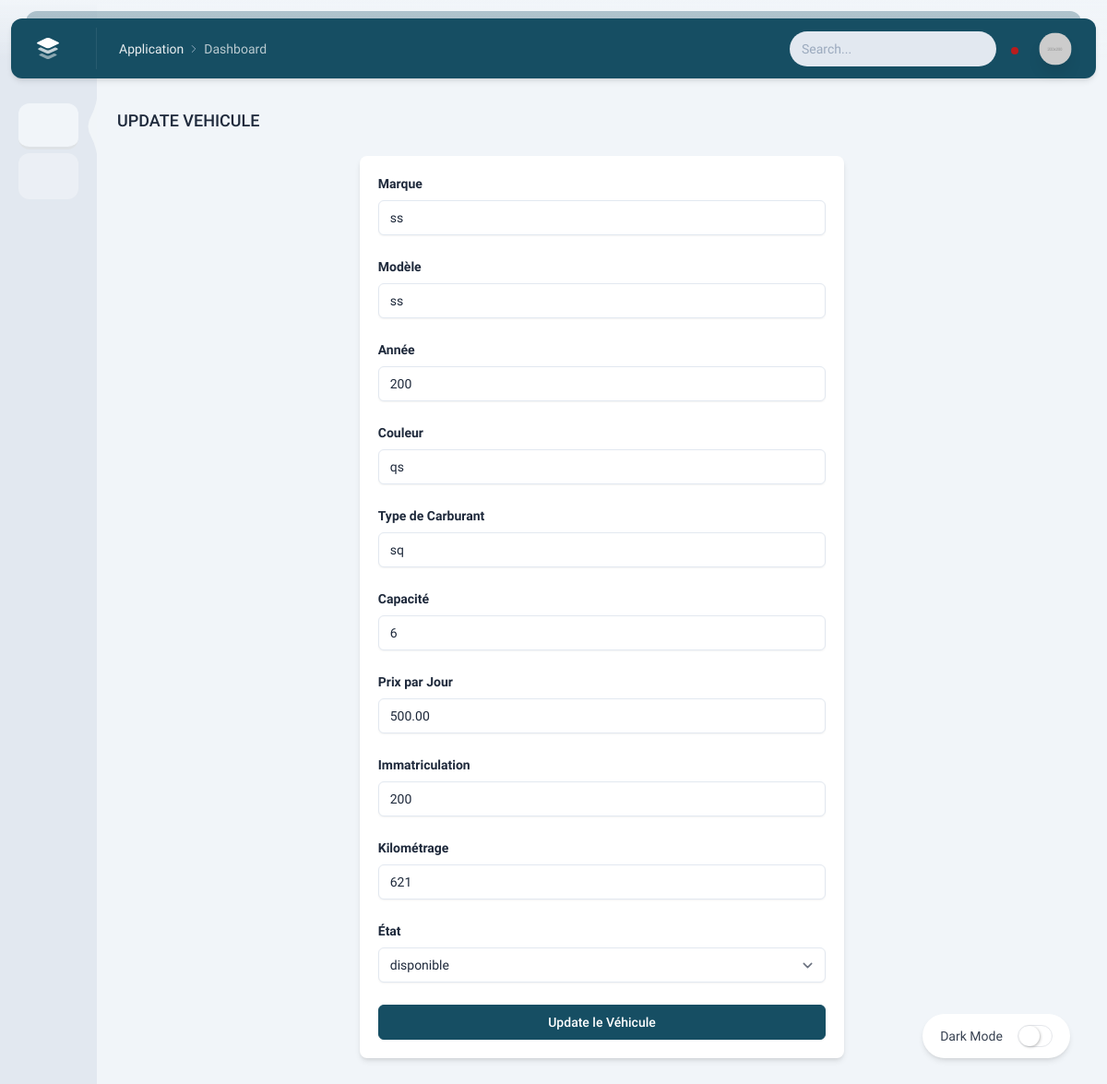
The app's page /update_vehicule/7/ (signed in) with its own data.
### store/models.py (models this page shows, shortened)
class Vehicule(models.Model):
    marque = models.CharField(max_length=100)
    modele = models.CharField(max_length=100)
    annee = models.IntegerField()
    couleur = models.CharField(max_length=50)
    type_carburant = models.CharField(max_length=50)
    capacite = models.IntegerField()
    prix_par_jour = models.DecimalField(max_digits=10, decimal_places=2)
    disponible = models.BooleanField(default=True)
    date_ajout = models.DateTimeField(auto_now_add=True)
    immatriculation = models.CharField(max_length=50, unique=True)
    kilometrage = models.IntegerField()
    etat = models.CharField(max_length=50, choices=[('disponible', 'Disponible'), ('reservé', 'Réservé'), ('maintenance', 'Maintenance')])

### store/views.py (the view, shortened to what this page needs)
# urls.py: path('update_vehicule/<int:id>/', views.update_vehicule, name='update_vehicule'),
@login_required
def update_vehicule(request, id):
    vehicule = get_object_or_404(Vehicule, id=id)
    etat_list = ['disponible', 'réservé', 'maintenance']
    return render(request, 'update_vehicule.html', {'vehicule': vehicule, 'etat_list': etat_list})

### store/templates/update_vehicule.html (shortened to what this page needs)
{% extends 'base.html' %}
{% load static %}
{% block content %}
<div class="intro-y flex items-center mt-8">
    <h2 class="text-lg font-medium mr-auto">
        UPDATE VEHICULE
    </h2>
</div>
<div class="bg-white p-5 rounded-lg shadow-md mt-6 w-full sm:w-3/4 lg:w-1/2 mx-auto">
    <form method="POST" enctype="multipart/form-data">
        <div class="mb-5 w-full">
            <label for="marque" class="form-label"><strong>Marque</strong></label>
            <input id="marque" name="marque" type="text" value="{{ vehicule.marque }}" class="form-control w-full" placeholder="Marque" required>
        </div>
        <div class="mt-6 w-full">
            <label for="modele" class="form-label"><strong>Modèle</strong></label>
            <input id="modele" name="modele" type="text" value="{{ vehicule.modele }}" class="form-control w-full" placeholder="Modèle" required>
        </div>
        <div class="mt-6 w-full">
            <label for="annee" class="form-label"><strong>Année</strong></label>
            <input id="annee" name="annee" type="text" value="{{ vehicule.annee }}" class="form-control w-full" placeholder="Année" required>
        </div>
        <div class="mt-6 w-full">
            <label for="couleur" class="form-label"><strong>Couleur</strong></label>
            <input id="couleur" name="couleur" type="text" value="{{ vehicule.couleur }}" class="form-control w-full" placeholder="Couleur" required>
        </div>
        <div class="mt-6 w-full">
            <label for="type_carburant" class="form-label"><strong>Type de Carburant</strong></label>
            <input id="type_carburant" name="type_carburant" type="text" value="{{ vehicule.type_carburant }}" class="form-control w-full" placeholder="Type de Carburant" required>
        </div>
        <div class="mt-6 w-full">
            <label for="capacite" class="form-label"><strong>Capacité</strong></label>
            <input id="capacite" name="capacite" type="text" value="{{ vehicule.capacite }}" class="form-control w-full" placeholder="Capacité" required>
        </div>
        <div class="mt-6 w-full">
            <label for="prix_par_jour" class="form-label"><strong>Prix par Jour</strong></label>
            <input id="prix_par_jour" name="prix_par_jour" type="text" value="{{ vehicule.prix_par_jour }}" class="form-control w-full" placeholder="Prix par Jour" required>
        </div>
        <div class="mt-6 w-full">
            <label for="immatriculation" class="form-label"><strong>Immatriculation</strong></label>
            <input id="immatriculation" name="immatriculation" type="text" value="{{ vehicule.immatriculation }}" class="form-control w-full" placeholder="Immatriculation" required>
        </div>
        <div class="mt-6 w-full">
            <label for="kilometrage" class="form-label"><strong>Kilométrage</strong></label>
            <input id="kilometrage" name="kilometrage" type="text" value="{{ vehicule.kilometrage }}" class="form-control w-full" placeholder="Kilométrage" required>
        </div>
        <div class="mt-6 w-full">
            <label for="etat" class="form-label"><strong>État</strong></label>
            <select id="etat" name="etat" class="form-control" required>
                {% for etat_option in etat_list %}
                    <option value="{{ etat_option }}" {% if vehicule.etat == etat_option %}selected{% endif %}>{{ etat_option }}</option>
                {% endfor %}
            </select>
        </div>
        <div class="mt-6 w-full">
            <button type="submit" class="btn btn-primary w-full">Update le Véhicule</button>
        </div>
    </form>
</div>
{% endblock %}

### records on screen
Vehicule: marque "ss", modele "ss", annee "200", couleur "qs", type_carburant "sq", capacite "6", prix_par_jour "500.00", immatriculation "200", kilometrage "621", etat "disponible"
